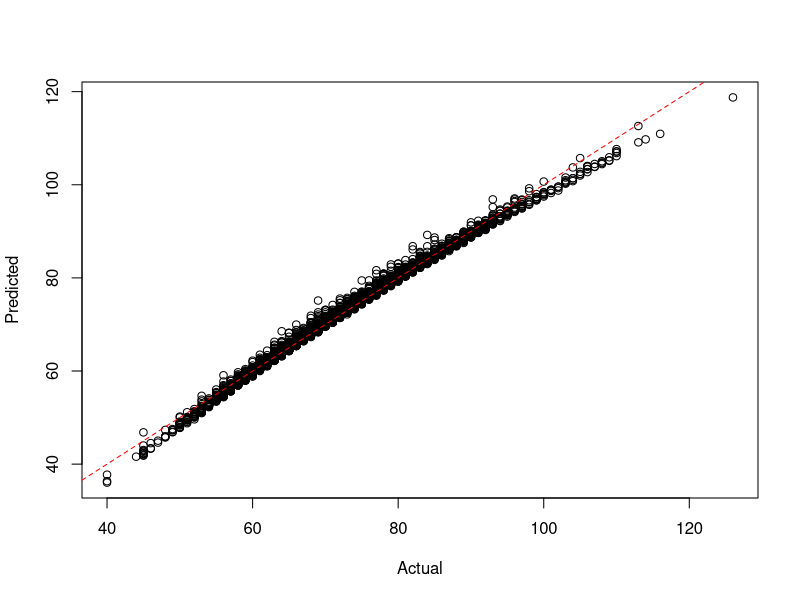

This figure's R source:
setwd("c:/github/doerodney/NCAAB-D1M-2014-2015")

df = read.csv("dataframe.csv", header=TRUE)

summary(df)

# margin of victory
# df$mov = df$win_points_scored - df$loss_points_scored

pythagorean_expectation <- function(scored, allowed, n) {
	py_ex = scored^n / (scored^n + allowed^n)
	return(py_ex)
}

pythagorean_expectation_root<-function(x, points_scored, points_allowed, win_fraction) {
	result = points_scored^x / (points_scored^x + points_allowed^x) - win_fraction
	return(result)
}

get_pythogorean_expectation_exponent<-function(points_scored, points_allowed, win_fraction) {
	n = uniroot(pythagorean_expectation_root, c(0.1, 
	100.0), points_scored = 1000, points_allowed = 800, win_fraction = 0.8)
	return(n)
}

# remove low contributors
plotFit <- function(yObserved, yFitted, intercept=0) {
  plot(yObserved, yFitted, xlab="Actual", ylab="Predicted")
  abline(intercept, 1, lty=2, col=rgb(1,0,0))
}

model = lm(win_points_scored ~
	win_conference + 
	win_possessions + 
	win_offensive_rating + 
	win_defensive_rating + 
	win_personal_fouls + 
	loss_conference + 
	loss_possessions + 
	loss_offensive_rating + 
	loss_defensive_rating + 
	loss_defensive_rebounds + 
	loss_steals + 
	loss_blocked_shots + 
	loss_personal_fouls,
	data=df)

plotFit(df$win_points_scored, fitted(model))

getPossessions <- function(df, teamName) {
    df <- as.data.frame(df)
    Possessions <- c(df$win_possessions[which(df$win_team == teamName)],
                     df$loss_possessions[which(df$loss_team == teamName)])
    return(Possessions)
}


getOffensiveRatings <- function(df, teamName) {
    df <- as.data.frame(df)
    OffensiveRatings <- c(df$win_offensive_rating[which(df$win_team == teamName)],
                          df$loss_offensive_rating[which(df$loss_team == teamName)])
    return(OffensiveRatings)
}


getDefensiveRatings <- function(df, teamName) {
    df <- as.data.frame(df)
    DefensiveRatings <- c(df$win_defensive_rating[which(df$win_team == teamName)],
                          df$loss_defensive_rating[which(df$loss_team == teamName)])
    return(DefensiveRatings)
}


getDefensiveRebounds <- function(df, teamName) {
    df <- as.data.frame(df)
    DefensiveRebounds <- c(df$win_defensive_rebounds[which(df$win_team == teamName)],
                              df$loss_defensive_rebounds[which(df$loss_team == teamName)])
    return(DefensiveRebounds)
}


getPersonalFouls <- function(df, teamName) {
    df <- as.data.frame(df)
    PersonalFouls <- c(df$win_personal_fouls[which(df$win_team == teamName)],
                       df$loss_personal_fouls[which(df$loss_team == teamName)])
    return(PersonalFouls)
}


getSteals <- function(df, teamName) {
    df <- as.data.frame(df)
    Steals <- c(df$win_steals[which(df$win_team == teamName)],
                df$loss_steals[which(df$loss_team == teamName)])
    return(Steals)
}


getBlockedShots <- function(df, teamName) {
    df <- as.data.frame(df)
    BlockedShots <- c(df$win_blocked_shots[which(df$win_team == teamName)],
                      df$loss_blocked_shots[which(df$loss_team == teamName)])
    return(BlockedShots)
}


getTeamConference <- function(df, teamName) {
    df <- as.data.frame(df)
  
    TeamConferences = df$win_conference[which(df$win_team == teamName)]
    if (length(TeamConferences) == 0) {
        TeamConferences = df$loss_conference[which(df$loss_team == teamName)]
    }
    return(as.character(TeamConferences[1]))
}

predictWinner <- function(teamName, opponentName, df, model, nScenarios=10000)
{
    teamConference = getTeamConference(df, teamName)
    teamPossessions = getPossessions(df, teamName)
    teamOffensiveRatings = getOffensiveRatings(df, teamName)
    teamDefensiveRatings = getDefensiveRatings(df, teamName)
    teamDefensiveRebounds  = getDefensiveRebounds(df, teamName)
    teamSteals = getSteals(df, teamName)
    teamPersonalFouls = getPersonalFouls(df, teamName)
    teamBlockedShots = getBlockedShots(df, teamName)

    opponentConference = getTeamConference(df, opponentName)
    opponentPossessions = getPossessions(df, opponentName)
    opponentOffensiveRatings = getOffensiveRatings(df, opponentName)
    opponentDefensiveRatings = getDefensiveRatings(df, opponentName)
    opponentDefensiveRebounds  = getDefensiveRebounds(df, opponentName)
    opponentSteals = getSteals(df, opponentName)
    opponentPersonalFouls = getPersonalFouls(df, opponentName)
    opponentBlockedShots = getBlockedShots(df, opponentName)

    win_conference = rep(teamConference, nScenarios)
    win_possessions = sample(min(teamPossessions):max(teamPossessions), nScenarios, replace=TRUE)
    win_offensive_rating = runif(nScenarios, min(teamOffensiveRatings ), max( teamOffensiveRatings ))
    win_defensive_rating = runif(nScenarios, min(teamDefensiveRatings), max(teamDefensiveRatings))
    win_personal_fouls = sample(min(teamPersonalFouls):max(teamPersonalFouls), nScenarios, replace=TRUE)
    loss_conference = rep(opponentConference, nScenarios)
    loss_possessions = sample(min(opponentPossessions):max(opponentPossessions), nScenarios, replace=TRUE)
    loss_offensive_rating = runif(nScenarios, min(opponentOffensiveRatings), max(opponentOffensiveRatings))
    loss_defensive_rating = runif(nScenarios, min(opponentDefensiveRatings), max(opponentDefensiveRatings))
    loss_defensive_rebounds = runif(nScenarios, min(opponentDefensiveRebounds), max(opponentDefensiveRebounds))
    loss_steals = sample(min(opponentSteals):max(opponentSteals), nScenarios, replace=TRUE)
    loss_blocked_shots = sample(min(opponentBlockedShots):max(opponentBlockedShots), nScenarios, replace=TRUE)
    loss_personal_fouls = sample(min(opponentPersonalFouls):max(opponentPersonalFouls), nScenarios, replace=TRUE)

    # Create data frame for team score prediction.
    dfpt = cbind.data.frame(
        win_conference,
        win_possessions,
        win_offensive_rating,
        win_defensive_rating,
        win_personal_fouls,
        loss_conference,
        loss_possessions,
        loss_offensive_rating,
        loss_defensive_rating,
        loss_defensive_rebounds,
        loss_steals,
        loss_blocked_shots,
        loss_personal_fouls
    )

    teamPointsScored = round(predict(model, dfpt))

    # Create data frame for opponent score prediction.
    # Switch conferences
    x = loss_conference
    loss_conference = win_conference
    win_conference = x

    # Switch possessions
    x = loss_possessions
    loss_possessions = win_possessions
    win_possessions = x

    # Switch offensive ratings
    x = loss_offensive_rating
    loss_offensive_rating = win_offensive_rating
    win_offensive_rating = x

    # Switch defensive ratings
    x = loss_defensive_rating
    loss_defensive_rating = win_defensive_rating
    win_defensive_rating= x

    win_personal_fouls = sample(min(opponentPersonalFouls):max(opponentPersonalFouls), nScenarios, replace=TRUE)

    loss_defensive_rebounds = runif(nScenarios, min(teamDefensiveRebounds), max(teamDefensiveRebounds))
    loss_steals = sample(min(teamSteals):max(teamSteals), nScenarios, replace=TRUE)
    loss_blocked_shots = sample(min(teamBlockedShots):max(teamBlockedShots), nScenarios, replace=TRUE)
    loss_personal_fouls = sample(min(teamPersonalFouls):max(teamPersonalFouls), nScenarios, replace=TRUE)

    dfpo = cbind.data.frame(
        win_conference,
        win_possessions,
        win_offensive_rating,
        win_defensive_rating,
        win_personal_fouls,
        loss_conference,
        loss_possessions,
        loss_offensive_rating,
        loss_defensive_rating,
        loss_defensive_rebounds,
        loss_steals,
        loss_blocked_shots,
        loss_personal_fouls
    )

    # Predict opponent points scored.
    opponentPointsScored = round(predict(model, dfpo))

    # Make a dataframe of points scored.  Not sure why...
    pointsScored = cbind.data.frame(teamPointsScored, opponentPointsScored)

    # Produce/report a result message.
    teamWins = pointsScored$teamPointsScored > pointsScored$opponentPointsScored
    msg = sprintf("%d scenarios of %s versus %s:", nScenarios, teamName, opponentName)
    print(msg)
    nTeamWins = length(which(teamWins == TRUE))
    nOpponentWins = nScenarios - nTeamWins
	margin = numeric(nScenarios)
	xlabel = ''
	ylabel = 'Simulated margin of victory'
	x = seq(1:nScenarios)
    if (nTeamWins > nOpponentWins) {
		margin = sort(pointsScored$teamPointsScored - pointsScored$opponentPointsScored)
		xlabel = sprintf("%s wins %d scenarios with a mean margin of %4.1f.", teamName, nTeamWins, mean(margin))
    } else {
		margin = sort(pointsScored$opponentPointsScored - pointsScored$teamPointsScored)
		xlabel = sprintf("%s wins %d scenarios with a mean margin of %4.1f.", opponentName, nOpponentWins, mean(margin))
    }
	plot(x, margin, main=msg, xlab=xlabel, ylab=ylabel, pch=6)
	abline(h=0)
	abline(v=(nScenarios/2))
    print(xlabel)
	
	#return(pointsScored)
}
#predictWinner('villanova-wildcats', 'seton-hall-pirates', df, model)
#predictWinner('villanova-wildcats', 'st-johns-red-storm', df, model)
#predictWinner('villanova-wildcats', 'depaul-blue-demons', df, model)
#predictWinner('villanova-wildcats', 'xavier-musketeers', df, model)
#predictWinner('villanova-wildcats', 'penn-quakers', df, model)
#predictWinner('villanova-wildcats', 'georgetown-hoyas', df, model)
#predictWinner('villanova-wildcats', 'creighton-bluejays', df, model)
#predictWinner('villanova-wildcats', 'depaul-blue-demons', df, model)
#predictWinner('villanova-wildcats', 'marquette-golden-eagles', df, model)
#predictWinner('villanova-wildcats', 'georgetown-hoyas', df, model)
#predictWinner('villanova-wildcats', 'providence-friars', df, model)
#predictWinner('villanova-wildcats', 'butler-bulldogs', df, model)
#predictWinner('villanova-wildcats', 'seton-hall-pirates', df, model)
#predictWinner('villanova-wildcats', 'marquette-golden-eagles', df, model)
#predictWinner('villanova-wildcats', 'providence-friars', df, model)
#predictWinner('villanova-wildcats', 'xavier-musketeers', df, model)
#predictWinner('villanova-wildcats', 'st-johns-red-storm', df, model)


getHomeAwayMarginOfVictory<- function( team_name, df) {
    # Determine indexes that involve team.
	win_index = which(df$win_team == team_name)
	loss_index = which(df$loss_team == team_name)
	
	# What were the win and loss margins?
	win_margin = df$win_points_scored[win_index] - df$loss_points[win_index]
	loss_margin = df$loss_points[loss_index] - df$win_points_scored[loss_index]
	
	# What courts were used?
	win_loss = c('home', 'away')
	win_court = ifelse(df$win_court[win_index] == win_loss[1], win_loss[1], win_loss[2])
	loss_court = ifelse(df$win_court[loss_index] == 'home', win_loss[2], win_loss[1])

	margin = c(win_margin, loss_margin)
	court = c(win_court, loss_court)
	court = as.factor(court)
	df_team = data.frame(margin, court)
	
	return(df_team)
}

getHomeCountAdvantage <- function( team_name, df) {
	df_team = getHomeAwayMarginOfVictory(team_name, df)
	mdl = aov(margin ~ court, data=df_team)
	
	x = summary.lm(mdl)
	
	home_court_advantage = x$coefficients[1,1] + x$coefficients[2,1]
	probability = x$coefficients[2,4]
	
	alist = list('home_court_advantage'=home_court_advantage,
		'probability'=probability)
		
	return(alist)
}

plotHomeCountAdvantage <- function( team_name, df) {
	df_team = getHomeAwayMarginOfVictory(team_name, df)
	alist = getHomeCountAdvantage(team_name, df)
	home_court_advantage = alist$home_court_advantage
	probability = as.integer(alist$probability)
	
	significance = ifelse(probability < 0.05, 'significant', 'not significant')
	
	grand_mean = mean(df_team$margin)
	mean_margin_by_court = tapply(df_team$margin, df_team$court, mean)
	home_mean = mean_margin_by_court['home']
	away_mean = mean_margin_by_court['away']
	title = sprintf("Margin of victory against D1 opponents: %s", team_name)
	# x axis values are just an index.
	x = seq(1, length(df_team$margin))
	
	# Initially plot blanks just to initialize.
	ylabel = sprintf("Home court advantage: %2.0f (%s)", home_court_advantage, significance)
	plot(x, df_team$margin[x], main=title, xlab='game', ylab=ylabel, type='n')
	legend("topright", legend=c('home', 'away'), col=c('green', 'red'), pch=c(17,25))
	
	# Plot the mean lines.
	abline(h=0)
	abline(h=grand_mean)
	abline(h=home_mean, col='green')
	abline(h=away_mean, col='red')
	
	# Get indexes for home and away courts.
	home_index = which(df_team$court == 'home')
	away_index = which(df_team$court == 'away')
	
	# Plot points for home and away indexes.
	points(home_index, df_team$margin[home_index], col='green', pch=17)
	points(away_index, df_team$margin[away_index], col='red', pch=25)
}


plotOffensiveRating <- function( team_name, other_team_name, df) {
	# Get the offensive rating for each team in both win and loss results.
	# Get the relevant rows from the dataframe argument.
	
	# Create a subset dataframe.					  
	dfprime = subset(df, 
		select=c(win_team, win_offensive_rating, loss_team, loss_offensive_rating),
		subset=(win_team == team_name | loss_team == team_name |
		        win_team == other_team_name | loss_team == other_team_name))
	
	# Create labels for the legend.
	team_win_label = sprintf("%s win", team_name)
	team_loss_label = sprintf("%s loss", team_name)
	other_team_win_label = sprintf("%s win", other_team_name)
	other_team_loss_label = sprintf("%s loss", other_team_name)
	title_label = sprintf("Offensive ratings of %s and %s", team_name, other_team_name)
	
	# Plot points for team win and loss indexes.
	team_win_rows = which(dfprime$win_team == team_name)
	team_loss_rows = which(dfprime$loss_team == team_name)
	other_win_rows = which(dfprime$win_team == other_team_name)
	other_loss_rows = which(dfprime$loss_team == other_team_name)
	
	# Create initial plot data.
	x = c(team_win_rows, team_loss_rows, other_win_rows, other_loss_rows) 
	offensive_rating_list = c(
		dfprime$win_offensive_rating[team_win_rows],
		dfprime$loss_offensive_rating[team_loss_rows],
		dfprime$win_offensive_rating[other_win_rows],
		dfprime$loss_offensive_rating[other_loss_rows] )
	
	# Initially plot blanks just to initialize the graph.
	plot(x, offensive_rating_list, main=title_label, xlab='', ylab='offensive_rating', type='n')
	legend("topright", 
			legend=c(team_win_label, team_loss_label, 
			         other_team_win_label, other_team_loss_label), 
			col=c('green', 'red', 'blue', 'orange'), 
			pch=c(2, 6, 3, 4))
	
	points(team_win_rows, dfprime$win_offensive_rating[team_win_rows], col='green', pch=2)
	points(team_loss_rows, dfprime$loss_offensive_rating[team_loss_rows], col='red', pch=6)
	points(other_win_rows, dfprime$win_offensive_rating[other_win_rows], col='blue', pch=3)
	points(other_loss_rows, dfprime$loss_offensive_rating[other_loss_rows], col='red', pch=4)
}

plotDefensiveRating <- function( team_name, other_team_name, df) {
	# Get the defensive rating for each team in both win and loss results.
	# Get the relevant rows from the dataframe argument.
	# Create a subset dataframe.					  
	dfprime = subset(df, 
		select=c(win_team, win_defensive_rating, loss_team, loss_defensive_rating),
		subset=(win_team == team_name | loss_team == team_name |
		        win_team == other_team_name | loss_team == other_team_name))
	
	# Create labels for the legend.
	team_win_label = sprintf("%s win", team_name)
	team_loss_label = sprintf("%s loss", team_name)
	other_team_win_label = sprintf("%s win", other_team_name)
	other_team_loss_label = sprintf("%s loss", other_team_name)
	title_label = sprintf("Defensive ratings of %s and %s", team_name, other_team_name)
	
	# Plot points for team win and loss indexes.
	team_win_rows = which(dfprime$win_team == team_name)
	team_loss_rows = which(dfprime$loss_team == team_name)
	other_win_rows = which(dfprime$win_team == other_team_name)
	other_loss_rows = which(dfprime$loss_team == other_team_name)
	
	# Create initial plot data.
	x = c(team_win_rows, team_loss_rows, other_win_rows, other_loss_rows) 
	defensive_rating_list = c(
		dfprime$win_defensive_rating[team_win_rows],
		dfprime$loss_defensive_rating[team_loss_rows],
		dfprime$win_defensive_rating[other_win_rows],
		dfprime$loss_defensive_rating[other_loss_rows] )
	
	# Initially plot blanks just to initialize the graph.
	plot(x, defensive_rating_list, main=title_label, xlab='', ylab='defensive_rating', type='n')
	legend("topright", 
			legend=c(team_win_label, team_loss_label, 
			         other_team_win_label, other_team_loss_label), 
			col=c('green', 'red', 'blue', 'orange'), 
			pch=c(2, 6, 3, 4))
	
	points(team_win_rows, dfprime$win_defensive_rating[team_win_rows], col='green', pch=2)
	points(team_loss_rows, dfprime$loss_defensive_rating[team_loss_rows], col='red', pch=6)
	points(other_win_rows, dfprime$win_defensive_rating[other_win_rows], col='blue', pch=3)
	points(other_loss_rows, dfprime$loss_defensive_rating[other_loss_rows], col='red', pch=4)
}

# Bracket couples:
# 1-16
# 8-9
# 5-12
# 4-13
# 6-11
# 3-14
# 7-10
# 2-15
# Top 16 tournament 2015-01-26.
# predictWinner('kentucky-wildcats', 'maryland-terrapins', df, model)
# predictWinner('notre-dame-fighting-irish', 'kansas-jayhawks', df, model)
# predictWinner('wisconsin-badgers', 'wichita-state-shockers', df, model)
# predictWinner('duke-blue-devils', 'north-carolina-tar-heels', df, model)
# predictWinner('arizona-wildcats', 'utah-runnin-utes', df, model)
# predictWinner('gonzaga-bulldogs', 'vcu-rams', df, model)
# predictWinner('villanova-wildcats', 'louisville-cardinals', df, model)
# predictWinner('iowa-state-cyclones', 'virginia-cavaliers', df, model)